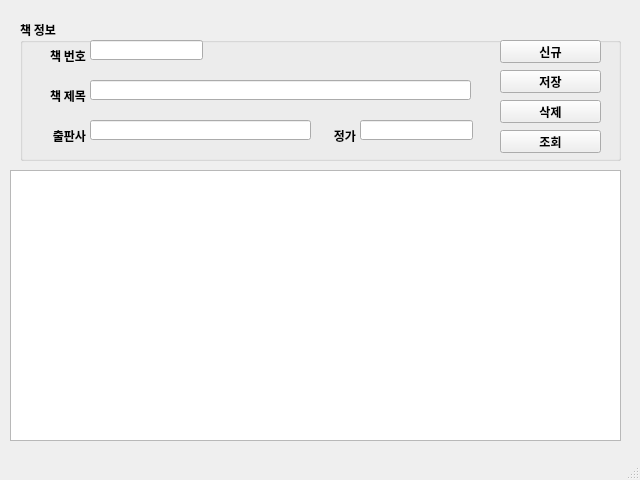
<?xml version="1.0" encoding="UTF-8"?>
<ui version="4.0">
 <class>MainWindow</class>
 <widget class="QMainWindow" name="MainWindow">
  <property name="geometry">
   <rect>
    <x>0</x>
    <y>0</y>
    <width>640</width>
    <height>480</height>
   </rect>
  </property>
  <property name="font">
   <font>
    <family>나눔고딕코딩</family>
    <weight>75</weight>
    <bold>true</bold>
   </font>
  </property>
  <property name="windowTitle">
   <string>마당 도서관리 V1.0</string>
  </property>
  <widget class="QWidget" name="centralwidget">
   <widget class="QGroupBox" name="groupBox">
    <property name="geometry">
     <rect>
      <x>20</x>
      <y>20</y>
      <width>601</width>
      <height>141</height>
     </rect>
    </property>
    <property name="title">
     <string>책 정보</string>
    </property>
    <widget class="QLabel" name="label_4">
     <property name="geometry">
      <rect>
       <x>280</x>
       <y>110</y>
       <width>56</width>
       <height>12</height>
      </rect>
     </property>
     <property name="text">
      <string>정가</string>
     </property>
     <property name="alignment">
      <set>Qt::AlignRight|Qt::AlignTrailing|Qt::AlignVCenter</set>
     </property>
    </widget>
    <widget class="QLineEdit" name="txtPrice">
     <property name="geometry">
      <rect>
       <x>340</x>
       <y>100</y>
       <width>113</width>
       <height>20</height>
      </rect>
     </property>
    </widget>
    <widget class="QLabel" name="label_3">
     <property name="geometry">
      <rect>
       <x>10</x>
       <y>110</y>
       <width>56</width>
       <height>12</height>
      </rect>
     </property>
     <property name="text">
      <string>출판사</string>
     </property>
     <property name="alignment">
      <set>Qt::AlignRight|Qt::AlignTrailing|Qt::AlignVCenter</set>
     </property>
    </widget>
    <widget class="QLineEdit" name="txtPublisher">
     <property name="geometry">
      <rect>
       <x>70</x>
       <y>100</y>
       <width>221</width>
       <height>20</height>
      </rect>
     </property>
    </widget>
    <widget class="QLineEdit" name="txtBookId">
     <property name="geometry">
      <rect>
       <x>70</x>
       <y>20</y>
       <width>113</width>
       <height>20</height>
      </rect>
     </property>
    </widget>
    <widget class="QLabel" name="label">
     <property name="geometry">
      <rect>
       <x>10</x>
       <y>30</y>
       <width>56</width>
       <height>12</height>
      </rect>
     </property>
     <property name="text">
      <string>책 번호</string>
     </property>
     <property name="alignment">
      <set>Qt::AlignRight|Qt::AlignTrailing|Qt::AlignVCenter</set>
     </property>
    </widget>
    <widget class="QLabel" name="label_2">
     <property name="geometry">
      <rect>
       <x>10</x>
       <y>70</y>
       <width>56</width>
       <height>12</height>
      </rect>
     </property>
     <property name="text">
      <string>책 제목</string>
     </property>
     <property name="alignment">
      <set>Qt::AlignRight|Qt::AlignTrailing|Qt::AlignVCenter</set>
     </property>
    </widget>
    <widget class="QLineEdit" name="txtBookName">
     <property name="geometry">
      <rect>
       <x>70</x>
       <y>60</y>
       <width>381</width>
       <height>20</height>
      </rect>
     </property>
    </widget>
    <widget class="QPushButton" name="btnDel">
     <property name="geometry">
      <rect>
       <x>480</x>
       <y>80</y>
       <width>101</width>
       <height>23</height>
      </rect>
     </property>
     <property name="text">
      <string>삭제</string>
     </property>
    </widget>
    <widget class="QPushButton" name="btnLoad">
     <property name="geometry">
      <rect>
       <x>480</x>
       <y>110</y>
       <width>101</width>
       <height>23</height>
      </rect>
     </property>
     <property name="text">
      <string>조회</string>
     </property>
    </widget>
    <widget class="QPushButton" name="btnNew">
     <property name="geometry">
      <rect>
       <x>480</x>
       <y>20</y>
       <width>101</width>
       <height>23</height>
      </rect>
     </property>
     <property name="text">
      <string>신규</string>
     </property>
    </widget>
    <widget class="QPushButton" name="btnSave">
     <property name="geometry">
      <rect>
       <x>480</x>
       <y>50</y>
       <width>101</width>
       <height>23</height>
      </rect>
     </property>
     <property name="text">
      <string>저장</string>
     </property>
    </widget>
   </widget>
   <widget class="QTableWidget" name="tblBooks">
    <property name="geometry">
     <rect>
      <x>10</x>
      <y>170</y>
      <width>611</width>
      <height>271</height>
     </rect>
    </property>
   </widget>
  </widget>
  <widget class="QMenuBar" name="menubar">
   <property name="geometry">
    <rect>
     <x>0</x>
     <y>0</y>
     <width>640</width>
     <height>18</height>
    </rect>
   </property>
  </widget>
  <widget class="QStatusBar" name="statusbar"/>
 </widget>
 <resources/>
 <connections/>
</ui>
